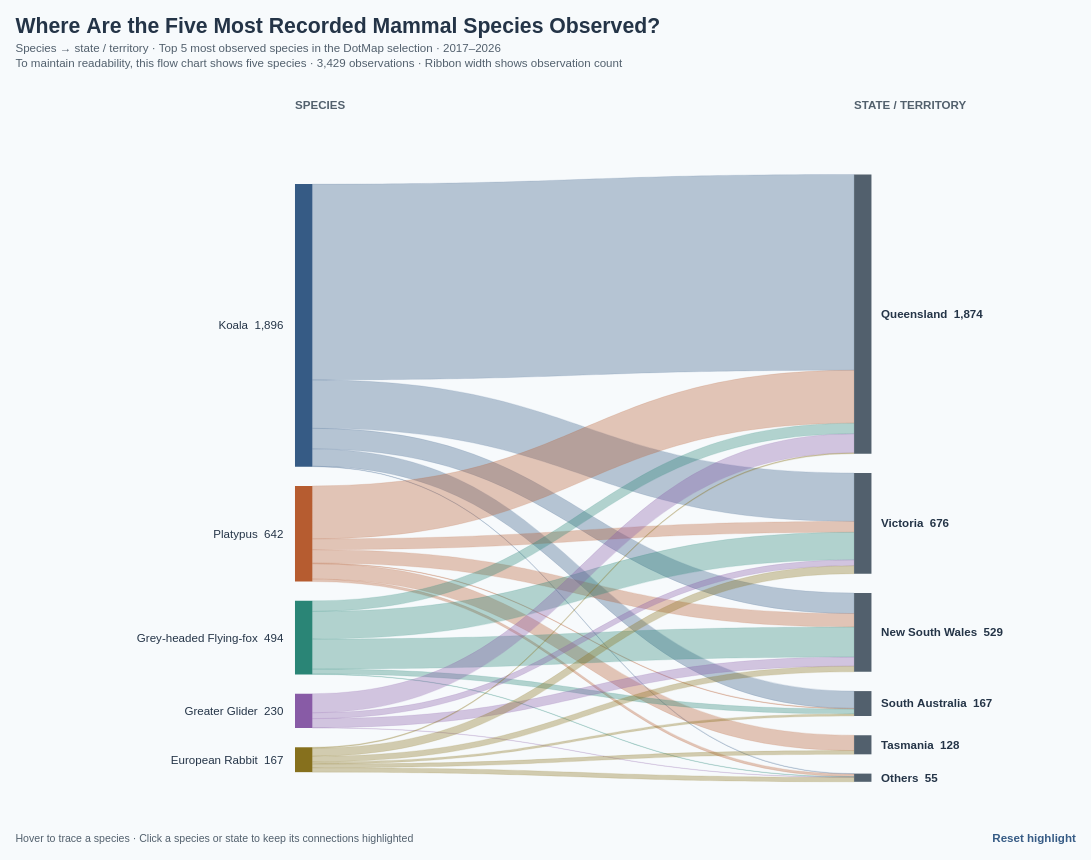

Vega-Lite specification stored for this chart:
### Vega specification from a JSON file in a GitHub repository (floating-point values rounded to 4 significant figures)
{"$schema": "https://vega.github.io/schema/vega/v5.json", "description": "Readability rationale: Charts involving multiple lines or flows use a limited selection of the most observed species (typically 5–6), while ranking and hierarchical charts can accommodate larger selections (typically 10–15). Maps can retain all species within their selected dataset where aggregation or filtering prevents clutter. This Sankey shows the top five species by observation count among the ten mammals selected in DotMap.vg.json. Sankey showing only the five most recorded species among the 10 selected mammals in DotMap.vg.json: Koala, Platypus, Grey-headed Flying-fox, Greater Glider, European Rabbit. Species ranked by 2017–2026 geolocated observation count, not conservation importance. Both stages sum to 3,429 observations. State assignments copied from DotMap, including Offshore / unspecified. State totals and connections include only these five species. Ribbon and node heights use a uniform 0.15456401283172938 pixels per observation. Species colours match DotMap. All data and layout embedded. Hover or click to highlight; click again, Reset highlight, or Escape to clear. Counts reflect recording activity, not migration or animal abundance. Species colours match the ten-species palette in BumpChart.vg.json; species selection is retained; counts use the selected observation years. ACT, Western Australia, Northern Territory and Offshore / unspecified are combined as Others (55 observations); their species flows are summed. Grouped-location breakdowns are retained in tooltips. Totals and the shared ribbon-height scale are preserved. Uses the 10 most recent available observation years (2017–2026), including partial 2026.", "width": 1100, "height": 788, "padding": 16, "background": "#f7fafc", "title": {"text": "Where Are the Five Most Recorded Mammal Species Observed?", "subtitle": ["Species → state / territory · Top 5 most observed species in the DotMap selection · 2017–2026", "To maintain readability, this flow chart shows five species · 3,429 observations · Ribbon width shows observation count"], "anchor": "start", "fontSize": 22, "color": "#243447", "subtitleFontSize": 12, "subtitleColor": "#52606d", "offset": 16, "subtitlePadding": 6, "subtitleLineHeight": 16}, "signals": [{"name": "selected", "value": null, "on": [{"events": "@nodes:click, @labels:click", "update": "selected === datum.key ? null : datum.key"}, {"events": "@reset:click, view:keydown[event.key === 'Escape'], view:dblclick", "update": "null"}]}, {"name": "hovered", "value": null, "on": [{"events": "@nodes:mouseover, @labels:mouseover, @ribbons:mouseover", "update": "datum.key"}, {"events": "@nodes:mouseout, @labels:mouseout, @ribbons:mouseout", "update": "null"}]}, {"name": "active", "update": "selected || hovered"}], "data": [{"name": "nodeData", "values": [{"id": "species:Koala", "key": "species:Koala", "label": "Koala", "name": "Koala", "level": "Species", "column": 0, "x": 290, "y": 102.0, "y2": 395.1, "count": 1896, "keys": ["species:Koala", "state:Queensland", "state:Victoria", "state:New South Wales", "state:South Australia", "state:Others"]}, {"id": "species:Platypus", "key": "species:Platypus", "label": "Platypus", "name": "Platypus", "level": "Species", "column": 0, "x": 290, "y": 415.1, "y2": 514.3, "count": 642, "keys": ["species:Platypus", "state:Queensland", "state:Victoria", "state:New South Wales", "state:South Australia", "state:Tasmania", "state:Others"]}, {"id": "species:Grey-headed Flying-fox", "key": "species:Grey-headed Flying-fox", "label": "Grey-headed Flying-fox", "name": "Grey-headed Flying-fox", "level": "Species", "column": 0, "x": 290, "y": 534.3, "y2": 610.6, "count": 494, "keys": ["species:Grey-headed Flying-fox", "state:Queensland", "state:Victoria", "state:New South Wales", "state:South Australia", "state:Others"]}, {"id": "species:Greater Glider", "key": "species:Greater Glider", "label": "Greater Glider", "name": "Greater Glider", "level": "Species", "column": 0, "x": 290, "y": 630.6, "y2": 666.2, "count": 230, "keys": ["species:Greater Glider", "state:Queensland", "state:Victoria", "state:New South Wales", "state:Others"]}, {"id": "species:European Rabbit", "key": "species:European Rabbit", "label": "European Rabbit", "name": "European Rabbit", "level": "Species", "column": 0, "x": 290, "y": 686.2, "y2": 712.0, "count": 167, "keys": ["species:European Rabbit", "state:Queensland", "state:Victoria", "state:New South Wales", "state:South Australia", "state:Tasmania", "state:Others"]}, {"id": "state:Queensland", "key": "state:Queensland", "label": "Queensland", "name": "Queensland", "level": "State / territory", "column": 1, "x": 870, "y": 92.0, "y2": 381.7, "count": 1874, "keys": ["state:Queensland", "species:Koala", "species:Platypus", "species:Grey-headed Flying-fox", "species:Greater Glider", "species:European Rabbit"]}, {"id": "state:Victoria", "key": "state:Victoria", "label": "Victoria", "name": "Victoria", "level": "State / territory", "column": 1, "x": 870, "y": 401.7, "y2": 506.1, "count": 676, "keys": ["state:Victoria", "species:Koala", "species:Platypus", "species:Grey-headed Flying-fox", "species:Greater Glider", "species:European Rabbit"]}, {"id": "state:New South Wales", "key": "state:New South Wales", "label": "New South Wales", "name": "New South Wales", "level": "State / territory", "column": 1, "x": 870, "y": 526.1, "y2": 607.9, "count": 529, "keys": ["state:New South Wales", "species:Koala", "species:Platypus", "species:Grey-headed Flying-fox", "species:Greater Glider", "species:European Rabbit"]}, {"id": "state:South Australia", "key": "state:South Australia", "label": "South Australia", "name": "South Australia", "level": "State / territory", "column": 1, "x": 870, "y": 627.9, "y2": 653.7, "count": 167, "keys": ["state:South Australia", "species:Koala", "species:Platypus", "species:Grey-headed Flying-fox", "species:European Rabbit"]}, {"id": "state:Tasmania", "key": "state:Tasmania", "label": "Tasmania", "name": "Tasmania", "level": "State / territory", "column": 1, "x": 870, "y": 673.7, "y2": 693.5, "count": 128, "keys": ["state:Tasmania", "species:Platypus", "species:European Rabbit"]}, {"id": "state:Others", "key": "state:Others", "label": "Others", "name": "Others", "level": "State / territory", "column": 1, "x": 870, "y": 713.5, "y2": 722.0, "count": 55, "keys": ["state:Others", "species:Koala", "species:Platypus", "species:Grey-headed Flying-fox", "species:Greater Glider", "species:European Rabbit"], "members": "Australian Capital Territory (40); Northern Territory (1); Offshore / unspecified (3); Western Australia (11)"}]}, {"name": "links", "values": [{"species": "Koala", "scientific": "Phascolarctos cinereus", "source": "Koala", "target": "Queensland", "count": 1314, "share": 0.693, "shareLabel": "Share of species", "key": "species:Koala", "keys": ["species:Koala", "state:Queensland"], "path": "M308,102.0C589,102.0 589,92.0 870,92.0L870,295.09711286089237C589,295.09711286089237 589,305.09711286089237 308,305.09711286089237Z"}, {"species": "Koala", "scientific": "Phascolarctos cinereus", "source": "Koala", "target": "Victoria", "count": 325, "share": 0.1714, "shareLabel": "Share of species", "key": "species:Koala", "keys": ["species:Koala", "state:Victoria"], "path": "M308,305.09711286089237C589,305.09711286089237 589,401.65296004666084 870,401.65296004666084L870,451.8862642169729C589,451.8862642169729 589,355.33041703120443 308,355.33041703120443Z"}, {"species": "Koala", "scientific": "Phascolarctos cinereus", "source": "Koala", "target": "New South Wales", "count": 138, "share": 0.07278, "shareLabel": "Share of species", "key": "species:Koala", "keys": ["species:Koala", "state:New South Wales"], "path": "M308,355.33041703120443C589,355.33041703120443 589,526.1382327209099 870,526.1382327209099L870,547.4680664916885C589,547.4680664916885 589,376.66025080198307 308,376.66025080198307Z"}, {"species": "Koala", "scientific": "Phascolarctos cinereus", "source": "Koala", "target": "South Australia", "count": 116, "share": 0.06118, "shareLabel": "Share of species", "key": "species:Koala", "keys": ["species:Koala", "state:South Australia"], "path": "M308,376.66025080198307C589,376.66025080198307 589,627.9025955088947 870,627.9025955088947L870,645.8320209973754C589,645.8320209973754 589,394.5896762904637 308,394.5896762904637Z"}, {"species": "Koala", "scientific": "Phascolarctos cinereus", "source": "Koala", "target": "Others", "count": 3, "share": 0.001582, "shareLabel": "Share of species", "key": "species:Koala", "keys": ["species:Koala", "state:Others"], "path": "M308,394.5896762904637C589,394.5896762904637 589,713.4989792942548 870,713.4989792942548L870,713.96267133275C589,713.96267133275 589,395.05336832895887 308,395.05336832895887Z", "members": "Australian Capital Territory (1); Western Australia (2)"}, {"species": "Platypus", "scientific": "Ornithorhynchus anatinus", "source": "Platypus", "target": "Queensland", "count": 355, "share": 0.553, "shareLabel": "Share of species", "key": "species:Platypus", "keys": ["species:Platypus", "state:Queensland"], "path": "M308,415.0533683289589C589,415.0533683289589 589,295.09711286089237 870,295.09711286089237L870,349.9673374161563C589,349.9673374161563 589,469.92359288422284 308,469.92359288422284Z"}, {"species": "Platypus", "scientific": "Ornithorhynchus anatinus", "source": "Platypus", "target": "Victoria", "count": 73, "share": 0.1137, "shareLabel": "Share of species", "key": "species:Platypus", "keys": ["species:Platypus", "state:Victoria"], "path": "M308,469.92359288422284C589,469.92359288422284 589,451.8862642169729 870,451.8862642169729L870,463.16943715368916C589,463.16943715368916 589,481.2067658209391 308,481.2067658209391Z"}, {"species": "Platypus", "scientific": "Ornithorhynchus anatinus", "source": "Platypus", "target": "New South Wales", "count": 90, "share": 0.1402, "shareLabel": "Share of species", "key": "species:Platypus", "keys": ["species:Platypus", "state:New South Wales"], "path": "M308,481.2067658209391C589,481.2067658209391 589,547.4680664916885 870,547.4680664916885L870,561.3788276465442C589,561.3788276465442 589,495.11752697579476 308,495.11752697579476Z"}, {"species": "Platypus", "scientific": "Ornithorhynchus anatinus", "source": "Platypus", "target": "South Australia", "count": 4, "share": 0.006231, "shareLabel": "Share of species", "key": "species:Platypus", "keys": ["species:Platypus", "state:South Australia"], "path": "M308,495.11752697579476C589,495.11752697579476 589,645.8320209973754 870,645.8320209973754L870,646.4502770487023C589,646.4502770487023 589,495.73578302712167 308,495.73578302712167Z"}, {"species": "Platypus", "scientific": "Ornithorhynchus anatinus", "source": "Platypus", "target": "Tasmania", "count": 103, "share": 0.1604, "shareLabel": "Share of species", "key": "species:Platypus", "keys": ["species:Platypus", "state:Tasmania"], "path": "M308,495.73578302712167C589,495.73578302712167 589,673.7147856517935 870,673.7147856517935L870,689.6348789734616C589,689.6348789734616 589,511.6558763487898 308,511.6558763487898Z"}, {"species": "Platypus", "scientific": "Ornithorhynchus anatinus", "source": "Platypus", "target": "Others", "count": 17, "share": 0.02648, "shareLabel": "Share of species", "key": "species:Platypus", "keys": ["species:Platypus", "state:Others"], "path": "M308,511.6558763487898C589,511.6558763487898 589,713.96267133275 870,713.96267133275L870,716.5902595508894C589,716.5902595508894 589,514.2834645669292 308,514.2834645669292Z", "members": "Australian Capital Territory (16); Offshore / unspecified (1)"}, {"species": "Grey-headed Flying-fox", "scientific": "Pteropus poliocephalus", "source": "Grey-headed Flying-fox", "target": "Queensland", "count": 71, "share": 0.1437, "shareLabel": "Share of species", "key": "species:Grey-headed Flying-fox", "keys": ["species:Grey-headed Flying-fox", "state:Queensland"], "path": "M308,534.2834645669292C589,534.2834645669292 589,349.9673374161563 870,349.9673374161563L870,360.94138232720906C589,360.94138232720906 589,545.257509477982 308,545.257509477982Z"}, {"species": "Grey-headed Flying-fox", "scientific": "Pteropus poliocephalus", "source": "Grey-headed Flying-fox", "target": "Victoria", "count": 185, "share": 0.3745, "shareLabel": "Share of species", "key": "species:Grey-headed Flying-fox", "keys": ["species:Grey-headed Flying-fox", "state:Victoria"], "path": "M308,545.257509477982C589,545.257509477982 589,463.16943715368916 870,463.16943715368916L870,491.7637795275591C589,491.7637795275591 589,573.851851851852 308,573.851851851852Z"}, {"species": "Grey-headed Flying-fox", "scientific": "Pteropus poliocephalus", "source": "Grey-headed Flying-fox", "target": "New South Wales", "count": 202, "share": 0.4089, "shareLabel": "Share of species", "key": "species:Grey-headed Flying-fox", "keys": ["species:Grey-headed Flying-fox", "state:New South Wales"], "path": "M308,573.851851851852C589,573.851851851852 589,561.3788276465442 870,561.3788276465442L870,592.6007582385536C589,592.6007582385536 589,605.0737824438613 308,605.0737824438613Z"}, {"species": "Grey-headed Flying-fox", "scientific": "Pteropus poliocephalus", "source": "Grey-headed Flying-fox", "target": "South Australia", "count": 33, "share": 0.0668, "shareLabel": "Share of species", "key": "species:Grey-headed Flying-fox", "keys": ["species:Grey-headed Flying-fox", "state:South Australia"], "path": "M308,605.0737824438613C589,605.0737824438613 589,646.4502770487023 870,646.4502770487023L870,651.5508894721494C589,651.5508894721494 589,610.1743948673084 308,610.1743948673084Z"}, {"species": "Grey-headed Flying-fox", "scientific": "Pteropus poliocephalus", "source": "Grey-headed Flying-fox", "target": "Others", "count": 3, "share": 0.006073, "shareLabel": "Share of species", "key": "species:Grey-headed Flying-fox", "keys": ["species:Grey-headed Flying-fox", "state:Others"], "path": "M308,610.1743948673084C589,610.1743948673084 589,716.5902595508894 870,716.5902595508894L870,717.0539515893846C589,717.0539515893846 589,610.6380869058036 308,610.6380869058036Z", "members": "Australian Capital Territory (3)"}, {"species": "Greater Glider", "scientific": "Petauroides volans", "source": "Greater Glider", "target": "Queensland", "count": 128, "share": 0.5565, "shareLabel": "Share of species", "key": "species:Greater Glider", "keys": ["species:Greater Glider", "state:Queensland"], "path": "M308,630.6380869058034C589,630.6380869058034 589,360.94138232720906 870,360.94138232720906L870,380.72557596967044C589,380.72557596967044 589,650.4222805482648 308,650.4222805482648Z"}, {"species": "Greater Glider", "scientific": "Petauroides volans", "source": "Greater Glider", "target": "Victoria", "count": 39, "share": 0.1696, "shareLabel": "Share of species", "key": "species:Greater Glider", "keys": ["species:Greater Glider", "state:Victoria"], "path": "M308,650.4222805482648C589,650.4222805482648 589,491.7637795275591 870,491.7637795275591L870,497.79177602799655C589,497.79177602799655 589,656.4502770487022 308,656.4502770487022Z"}, {"species": "Greater Glider", "scientific": "Petauroides volans", "source": "Greater Glider", "target": "New South Wales", "count": 61, "share": 0.2652, "shareLabel": "Share of species", "key": "species:Greater Glider", "keys": ["species:Greater Glider", "state:New South Wales"], "path": "M308,656.4502770487022C589,656.4502770487022 589,592.6007582385536 870,592.6007582385536L870,602.029163021289C589,602.029163021289 589,665.8786818314377 308,665.8786818314377Z"}, {"species": "Greater Glider", "scientific": "Petauroides volans", "source": "Greater Glider", "target": "Others", "count": 2, "share": 0.008696, "shareLabel": "Share of species", "key": "species:Greater Glider", "keys": ["species:Greater Glider", "state:Others"], "path": "M308,665.8786818314377C589,665.8786818314377 589,717.0539515893846 870,717.0539515893846L870,717.363079615048C589,717.363079615048 589,666.1878098571011 308,666.1878098571011Z", "members": "Australian Capital Territory (2)"}, {"species": "European Rabbit", "scientific": "Oryctolagus cuniculus", "source": "European Rabbit", "target": "Queensland", "count": 6, "share": 0.03593, "shareLabel": "Share of species", "key": "species:European Rabbit", "keys": ["species:European Rabbit", "state:Queensland"], "path": "M308,686.1878098571012C589,686.1878098571012 589,380.72557596967044 870,380.72557596967044L870,381.65296004666084C589,381.65296004666084 589,687.1151939340916 308,687.1151939340916Z"}, {"species": "European Rabbit", "scientific": "Oryctolagus cuniculus", "source": "European Rabbit", "target": "Victoria", "count": 54, "share": 0.3234, "shareLabel": "Share of species", "key": "species:European Rabbit", "keys": ["species:European Rabbit", "state:Victoria"], "path": "M308,687.1151939340916C589,687.1151939340916 589,497.79177602799655 870,497.79177602799655L870,506.1382327209099C589,506.1382327209099 589,695.461650627005 308,695.461650627005Z"}, {"species": "European Rabbit", "scientific": "Oryctolagus cuniculus", "source": "European Rabbit", "target": "New South Wales", "count": 38, "share": 0.2275, "shareLabel": "Share of species", "key": "species:European Rabbit", "keys": ["species:European Rabbit", "state:New South Wales"], "path": "M308,695.461650627005C589,695.461650627005 589,602.029163021289 870,602.029163021289L870,607.9025955088947C589,607.9025955088947 589,701.3350831146107 308,701.3350831146107Z"}, {"species": "European Rabbit", "scientific": "Oryctolagus cuniculus", "source": "European Rabbit", "target": "South Australia", "count": 14, "share": 0.08383, "shareLabel": "Share of species", "key": "species:European Rabbit", "keys": ["species:European Rabbit", "state:South Australia"], "path": "M308,701.3350831146107C589,701.3350831146107 589,651.5508894721494 870,651.5508894721494L870,653.7147856517936C589,653.7147856517936 589,703.4989792942549 308,703.4989792942549Z"}, {"species": "European Rabbit", "scientific": "Oryctolagus cuniculus", "source": "European Rabbit", "target": "Tasmania", "count": 25, "share": 0.1497, "shareLabel": "Share of species", "key": "species:European Rabbit", "keys": ["species:European Rabbit", "state:Tasmania"], "path": "M308,703.4989792942549C589,703.4989792942549 589,689.6348789734616 870,689.6348789734616L870,693.4989792942548C589,693.4989792942548 589,707.3630796150482 308,707.3630796150482Z"}, {"species": "European Rabbit", "scientific": "Oryctolagus cuniculus", "source": "European Rabbit", "target": "Others", "count": 30, "share": 0.1796, "shareLabel": "Share of species", "key": "species:European Rabbit", "keys": ["species:European Rabbit", "state:Others"], "path": "M308,707.3630796150482C589,707.3630796150482 589,717.363079615048 870,717.363079615048L870,721.9999999999999C589,721.9999999999999 589,712.0 308,712.0Z", "members": "Australian Capital Territory (18); Northern Territory (1); Offshore / unspecified (2); Western Australia (9)"}]}, {"name": "headings", "values": [{"x": 290, "label": "SPECIES"}, {"x": 870, "label": "STATE / TERRITORY"}]}], "scales": [{"name": "color", "type": "ordinal", "domain": ["Koala", "Platypus", "Grey-headed Flying-fox", "Greater Glider", "Spotted-tailed Quoll", "European Rabbit", "Quokka", "Tasmanian Devil", "Eastern Barred Bandicoot", "Numbat"], "range": ["#365B85", "#B65C30", "#2A8576", "#885BA6", "#AD4770", "#86701D", "#397FAD", "#6D6B70", "#C17A24", "#5146A0"]}], "marks": [{"type": "text", "from": {"data": "headings"}, "encode": {"update": {"x": {"field": "x"}, "y": {"value": 24}, "text": {"field": "label"}, "fontSize": {"value": 12}, "fontWeight": {"value": "bold"}, "fill": {"value": "#52606d"}}}}, {"name": "ribbons", "type": "path", "from": {"data": "links"}, "encode": {"update": {"path": {"field": "path"}, "fill": {"scale": "color", "field": "species"}, "fillOpacity": {"signal": "active ? (!active || indexof(datum.keys, active) >= 0 ? 0.75 : 0.055) : 0.34"}, "stroke": {"scale": "color", "field": "species"}, "strokeWidth": {"value": 0.35}, "strokeOpacity": {"signal": "!active || indexof(datum.keys, active) >= 0 ? 0.4 : 0.05"}, "tooltip": {"signal": "merge({'From': datum.source, 'To': datum.target, 'Species': datum.species, 'Scientific name': datum.scientific, 'Observations': format(datum.count, ',d'), 'Share of source': format(datum.share, '.1%')}, datum.members ? {'Includes': datum.members} : {})"}, "description": {"signal": "datum.source + ' → ' + datum.target + ': ' + datum.count + ' observations'"}}}}, {"name": "nodes", "type": "rect", "from": {"data": "nodeData"}, "encode": {"update": {"x": {"field": "x"}, "width": {"value": 18}, "y": {"field": "y"}, "y2": {"field": "y2"}, "fill": {"signal": "datum.column === 1 ? '#52606d' : scale('color', datum.name)"}, "opacity": {"signal": "!active || indexof(datum.keys, active) >= 0 ? 1 : 0.2"}, "cursor": {"value": "pointer"}, "tooltip": {"signal": "merge({'Name': datum.name, 'Stage': datum.level, 'Observations': format(datum.count, ',d'), 'Share of top-five records': format(datum.count / 3429, '.1%'), 'Action': 'Click to highlight connections'}, datum.members ? {'Includes': datum.members} : {})"}, "description": {"signal": "datum.name + ': ' + datum.count + ' observations'"}}}}, {"name": "labels", "type": "text", "from": {"data": "nodeData"}, "encode": {"update": {"x": {"signal": "datum.column === 1 ? datum.x + 28 : datum.x - 12"}, "y": {"signal": "(datum.y + datum.y2) / 2"}, "text": {"signal": "datum.label + '  ' + format(datum.count, ',d')"}, "align": {"signal": "datum.column === 1 ? 'left' : 'right'"}, "baseline": {"value": "middle"}, "fontSize": {"value": 12}, "fontWeight": {"signal": "datum.column === 0 ? 'normal' : 'bold'"}, "opacity": {"signal": "!active || indexof(datum.keys, active) >= 0 ? 1 : 0.28"}, "fill": {"value": "#243447"}, "cursor": {"value": "pointer"}, "tooltip": {"signal": "merge({'Name': datum.name, 'Observations': format(datum.count, ',d'), 'Share of top-five records': format(datum.count / 3429, '.1%')}, datum.members ? {'Includes': datum.members} : {})"}}}}, {"type": "text", "interactive": false, "encode": {"update": {"x": {"value": 0}, "y": {"value": 784}, "text": {"value": "Hover to trace a species · Click a species or state to keep its connections highlighted"}, "fontSize": {"value": 11}, "fill": {"value": "#52606d"}}}}, {"name": "reset", "type": "text", "encode": {"update": {"x": {"value": 1100}, "y": {"value": 784}, "align": {"value": "right"}, "text": {"value": "Reset highlight"}, "fontSize": {"value": 12}, "fontWeight": {"value": "bold"}, "fill": {"value": "#365B85"}, "cursor": {"value": "pointer"}}}}], "config": {"font": "Arial"}, "usermeta": {"observationWindow": {"source": "Dataset/observations-794195.csv", "dateField": "observed_on", "years": [2017, 2018, 2019, 2020, 2021, 2022, 2023, 2024, 2025, 2026], "yearCount": 10, "includesPartialLatestYear": true}}}
